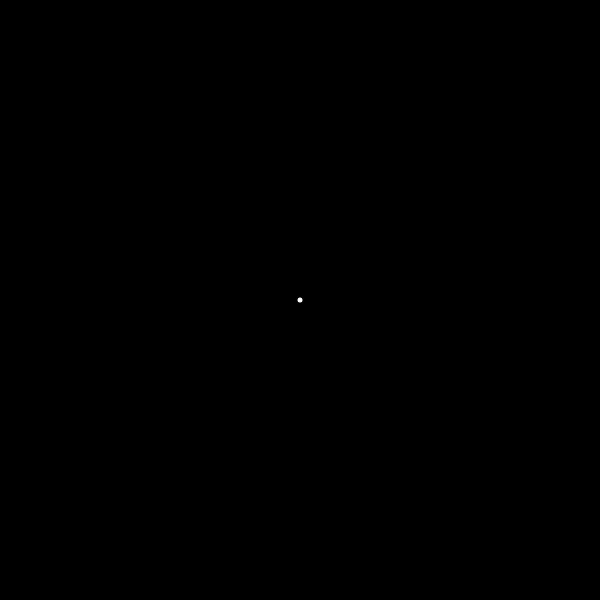
Frame 1 (no input)
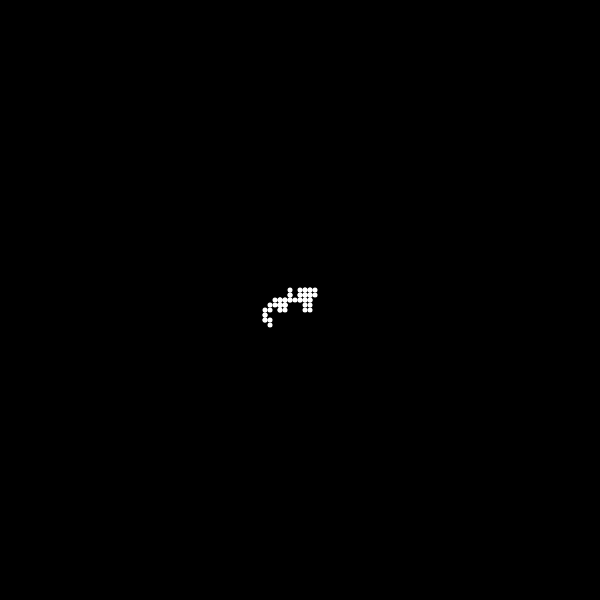
Frame 60 (no input)
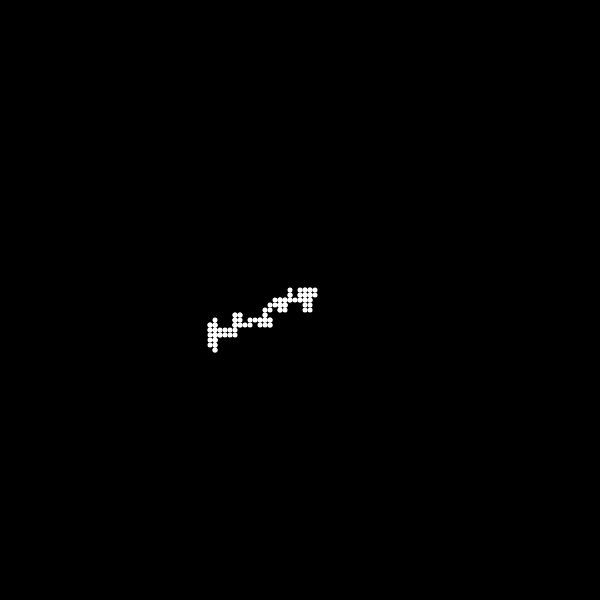
Frame 120 (the mouse pressed at the canvas centre since frame 60)

The p5.js sketch that drew these frames (run headless with seeded random() and noise() and a simulated clock; from frame 60 on, the mouse is pressed at the canvas centre):

// p5.js sketch
// ── sketch.js
//This sketch is inspired by this video: https://www.youtube.com/watch?v=rqecAdEGW6I&list=PLRqwX-V7Uu6YVljJvFRCyRM6mmF5wMPeE&index=2

let Xposition = 0;
let Yposition = 0;

function setup() {
  var cnv = createCanvas(600, 600);
  cnv.style("display", "block");
  background(0);
}

function draw() {
  translate(height / 2, width / 2);

  stroke(255);
  strokeWeight(5);

  point(Xposition, Yposition);

  chooseNextStep();
  
}

const chooseNextStep = () => {
  const randomNumber = Math.round(Math.random() * 3);

  if (randomNumber === 0) {
    Xposition += 5;
  } else if (randomNumber === 1) {
    Yposition += 5;
  } else if (randomNumber === 2) {
    Xposition -= 5;
  } else {
    Yposition -= 5;
  }
};
